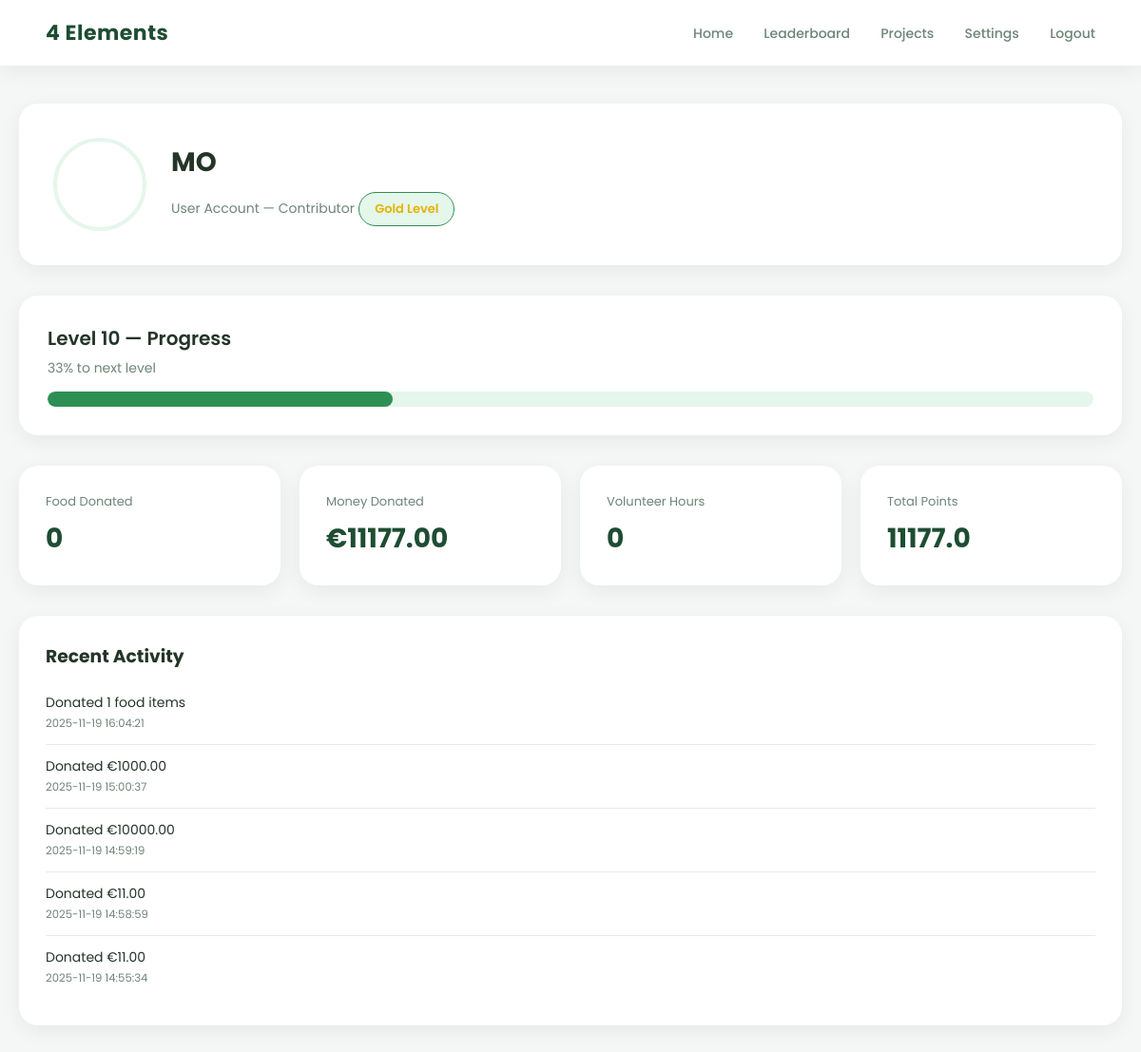
/account (signed in), run on the app's committed database.
### tables this page shows
CREATE TABLE users (
            id INTEGER PRIMARY KEY AUTOINCREMENT,
            name TEXT NOT NULL,
            email TEXT UNIQUE NOT NULL,
            password TEXT NOT NULL,
            points INTEGER DEFAULT 0,
            level INTEGER DEFAULT 1,
            level_progress INTEGER DEFAULT 0,
            next_level_target INTEGER DEFAULT 100,
            badge TEXT DEFAULT 'bronze'
        );

CREATE TABLE donations (
            id INTEGER PRIMARY KEY AUTOINCREMENT,
            user_email TEXT NOT NULL,
            donation_type TEXT NOT NULL,
            amount REAL,
            quantity INTEGER,
            hours INTEGER,
            donor_id INTEGER,
            status TEXT DEFAULT 'completed',
            timestamp TIMESTAMP DEFAULT CURRENT_TIMESTAMP
        );

### app.py (the view)
@app.route("/account")
def account():
    if "user" not in session or session.get("user_type") != "user":
        return redirect(url_for("login_page"))
    user_id = session["user_id"]
    email = session["email"]
    conn = sqlite3.connect("database.db")
    conn.row_factory = sqlite3.Row
    c = conn.cursor()
    c.execute("""
        SELECT COALESCE(SUM(quantity), 0)
        FROM donation_promises
        WHERE user_id=? AND status='confirmed'
    """, (user_id,))
    food = c.fetchone()[0] or 0
    money, _, hours, _, activity = get_user_stats(email)
    total_points = money + (food * 2) + (hours * 5)
    c.execute("""
        SELECT level, level_progress, next_level_target, badge
        FROM users WHERE id=?
    """, (user_id,))
    level, progress, target, badge = c.fetchone()
    progress_percent = int((progress / target) * 100) if target > 0 else 0
    c.execute("""
        SELECT item_name, quantity, urgency, earned_points, created_at
        FROM donation_promises
        WHERE user_id=? AND status='confirmed'
        ORDER BY created_at DESC
    """, (user_id,))
    history = c.fetchall()
    conn.close()
    return render_template(
        "account.html",
        name=session["user"],
        food_donations=food,
        money_donated=money,
        volunteer_hours=hours,
        points=total_points,
        level=level,
        badge=badge,
        progress_percent=progress_percent,
        activity=activity,
        history=history
    )

### templates/account.html (shortened to what this page needs)
<!DOCTYPE html>
<html lang="en">
<head>
</head>
<body>
    <div class="navbar">
        <div class="logo">4 Elements</div>
        <div class="nav-links">
            <a href="/">Home</a>
            <a href="{{ url_for('leaderboard') }}">Leaderboard</a>
            <a href="{{ url_for('projects') }}">Projects</a>
            <a href="{{ url_for('settings_page') }}">Settings</a>
            <a href="{{ url_for('logout') }}">Logout</a>
        </div>
    </div>
    <div class="container">
        <div class="profile-header">
            <div class="profile-img" style="background-image:url('/static/profile_default.png');"></div>
            <div class="profile-info">
                <h2>{{ name }}</h2>
                <span>User Account — Contributor</span>
                <div class="badge {{ badge }}">{{ badge|capitalize }} Level</div>
            </div>
        </div>
        <div class="progress-card">
            <div class="progress-title">Level {{ level }} — Progress</div>
            <div class="progress-sub">{{ progress_percent }}% to next level</div>
            <div class="progress-bar">
                <div id="progress-fill" class="progress-fill" data-value="{{ progress_percent }}"></div>
            </div>
        </div>
        <div class="stats-grid">
            <div class="stat-card">
                <div class="stat-label">Food Donated</div>
                <div class="stat-value">{{ food_donations }}</div>
            </div>
            <div class="stat-card">
                <div class="stat-label">Money Donated</div>
                <div class="stat-value">€{{ '%.2f' % money_donated }}</div>
            </div>
            <div class="stat-card">
                <div class="stat-label">Volunteer Hours</div>
                <div class="stat-value">{{ volunteer_hours }}</div>
            </div>
            <div class="stat-card">
                <div class="stat-label">Total Points</div>
                <div class="stat-value">{{ points }}</div>
            </div>
        </div>
        <div class="activity-card">
            <h3 style="margin:0 0 12px; color:var(--text-dark);">Recent Activity</h3>
            {% if activity %} {% for desc, ts in activity %}
            <div class="activity-item">
                {{ desc }} <br>
                <small style="color:var(--text-soft);">{{ ts }}</small>
            </div>
            {% endfor %} {% else %}
            <p style="color:var(--text-soft); font-size:14px;">No recent activity yet.</p>
            {% endif %}
        </div>
    </div>
</body>
</html>

### templates/account.html (style rules this page uses)
:root { --green: #2e8f55; --green-dark: #1e4d32; --green-light: #e5f6eb; --white: #ffffff; --gray-light: #f4f7f6; --text-dark: #243528; --text-soft: #6e8577; --radius: 20px; --shadow: 0 6px 22px rgba(0, 0, 0, 0.06); }
body { margin: 0; background: var(--gray-light); font-family: "Poppins", sans-serif; }
.navbar { background: var(--white); padding: 18px 48px; display: flex; justify-content: space-between; align-items: center; box-shadow: var(--shadow); position: sticky; top: 0; z-index: 100; }
.logo { font-size: 22px; font-weight: 700; color: var(--green-dark); letter-spacing: 0.5px; }
.nav-links a { margin-left: 28px; text-decoration: none; color: var(--text-soft); font-weight: 500; font-size: 14px; transition: 0.2s; }
.container { max-width: 1250px; margin: 40px auto; padding: 0 20px; }
.profile-header { background: var(--white); padding: 36px; border-radius: var(--radius); box-shadow: var(--shadow); display: flex; align-items: center; gap: 26px; }
.profile-img { width: 90px; height: 90px; background-size: cover; background-position: center; border-radius: 50%; border: 4px solid var(--green-light); }
.profile-info h2 { margin: 0; color: var(--text-dark); font-size: 28px; font-weight: 700; }
.profile-info span { color: var(--text-soft); font-size: 14px; }
.badge { margin-top: 10px; padding: 7px 16px; border-radius: 30px; font-weight: 600; font-size: 13px; background: var(--green-light); border: 1px solid var(--green); display: inline-block; }
.gold { color: #e4b300; }
.progress-card { margin-top: 32px; background: var(--white); padding: 30px; border-radius: var(--radius); box-shadow: var(--shadow); }
.progress-title { font-size: 20px; font-weight: 600; color: var(--text-dark); }
.progress-sub { margin-top: 6px; font-size: 14px; color: var(--text-soft); }
.progress-bar { width: 100%; height: 16px; background: var(--green-light); border-radius: 999px; margin-top: 14px; overflow: hidden; }
.progress-fill { height: 100%; width: 0%; background: var(--green); border-radius: inherit; transition: width 1.6s ease; }
.stats-grid { margin-top: 32px; display: grid; grid-template-columns: repeat(4, 1fr); gap: 20px; }
.stat-card { background: var(--white); padding: 28px; border-radius: var(--radius); box-shadow: var(--shadow); transition: 0.2s; }
.stat-label { font-size: 13px; color: var(--text-soft); }
.stat-value { margin-top: 8px; font-size: 28px; font-weight: 700; color: var(--green-dark); }
.activity-card { margin-top: 32px; margin-bottom: 70px; background: var(--white); padding: 28px; border-radius: var(--radius); box-shadow: var(--shadow); }
.activity-item { padding: 12px 0; border-bottom: 1px solid #e5ebe7; font-size: 14px; color: var(--text-dark); }
.activity-item:last-child { border-bottom: none; }

### data on the page
users: badge "Gold"
donations: desc "Donated 1 food items", timestamp "2025-11-19 16:04:21"
donations: desc "Donated €1000.00", timestamp "2025-11-19 15:00:37"
donations: desc "Donated €10000.00", timestamp "2025-11-19 14:59:19"
donations: desc "Donated €11.00", timestamp "2025-11-19 14:58:59"
donations: desc "Donated €11.00", timestamp "2025-11-19 14:55:34"

### other printed values
{{ name }} "MO"
{{ level }} "10"
{{ progress_percent }} "33"
{{ food_donations }} "0"
{{ '%.2f' % money_donated }} "11177.00"
{{ volunteer_hours }} "0"
{{ points }} "11177.0"
